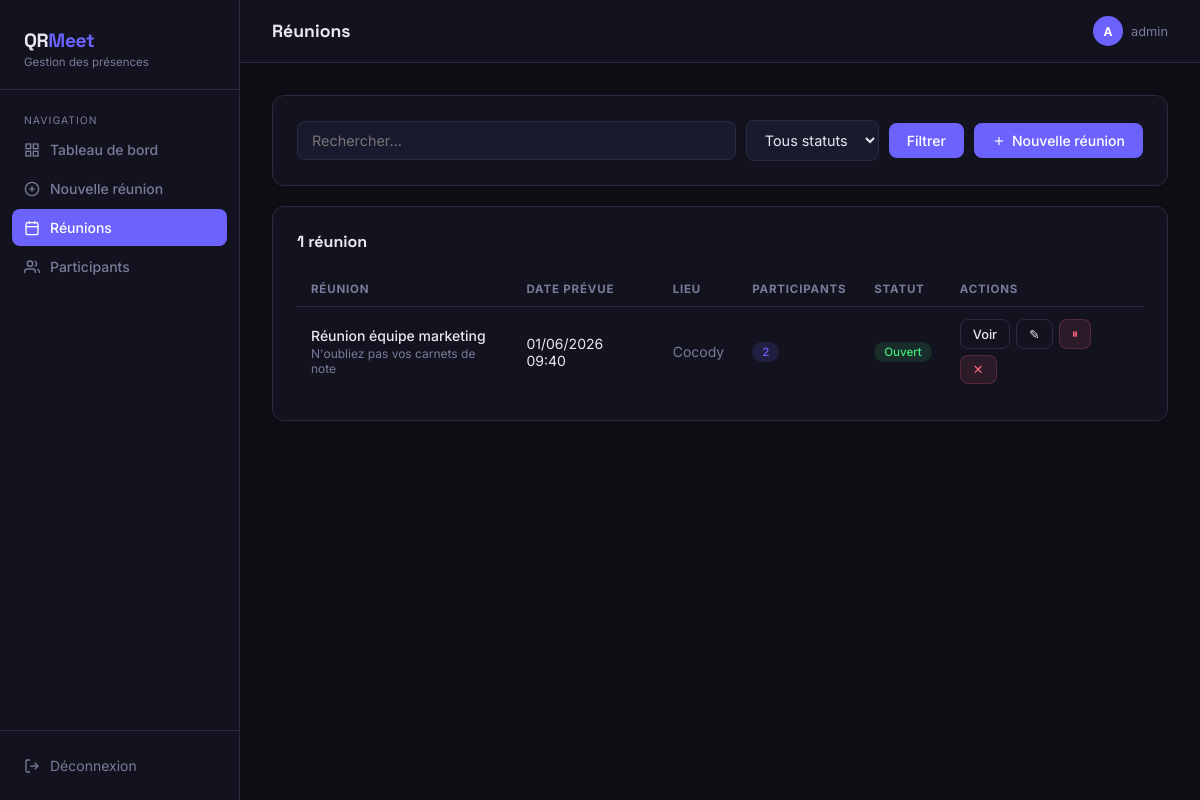
/meetings (signed in), run on an earlier commit of the app's database.
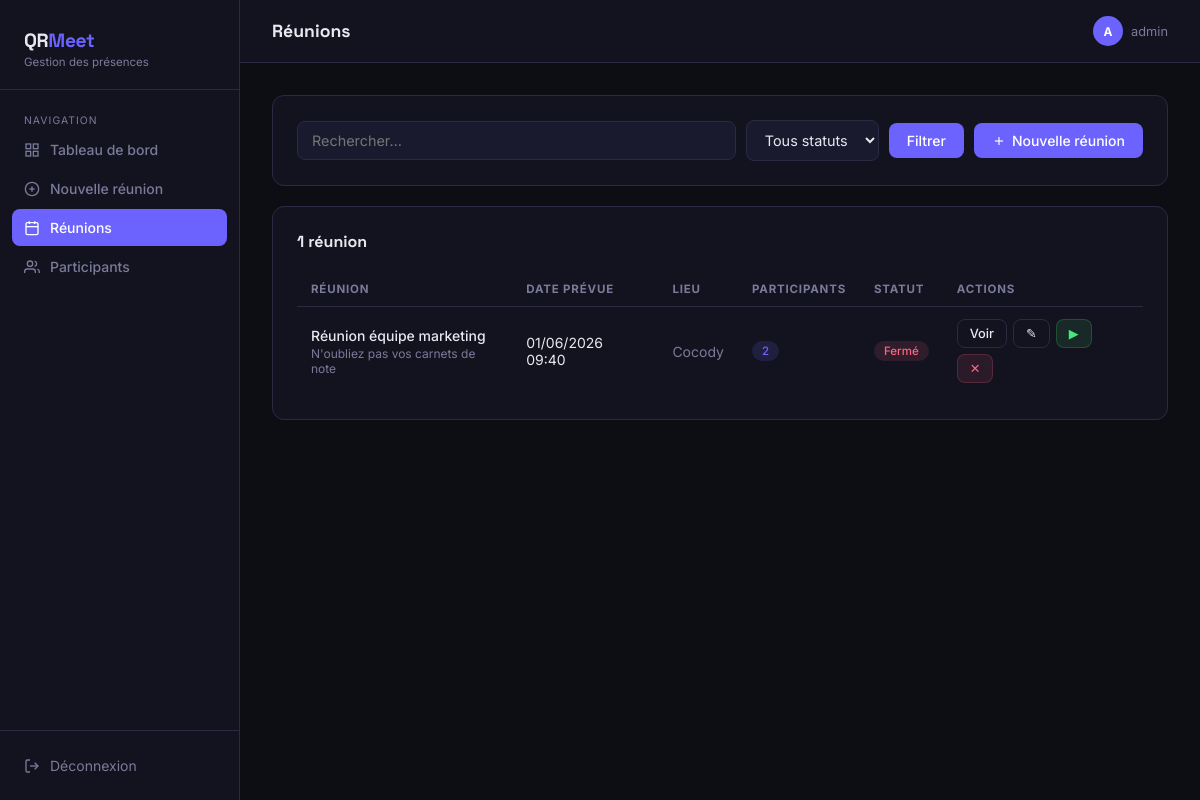
And on a later commit of the database.
### app.py (models this page shows)
class Meeting(db.Model):
    id = db.Column(db.Integer, primary_key=True)
    title = db.Column(db.String(200), nullable=False)
    description = db.Column(db.Text, default='')
    location = db.Column(db.String(200), default='')
    scheduled_at = db.Column(db.DateTime, nullable=False)
    created_at = db.Column(db.DateTime, default=datetime.utcnow)
    token = db.Column(db.String(64), unique=True, nullable=False)
    is_active = db.Column(db.Boolean, default=True)
    participants = db.relationship('Participant', backref='meeting', lazy=True, cascade='all, delete-orphan')
    @property
    def participant_count(self):
        return len(self.participants)

### app.py (the view)
@app.route('/meetings')
@login_required
def meetings_list():
    search = request.args.get('q', '').strip()
    status = request.args.get('status', '')  # 'active', 'closed', ou ''
    query = Meeting.query
    if search:
        query = query.filter(
            (Meeting.title.ilike(f'%{search}%')) |
            (Meeting.location.ilike(f'%{search}%')) |
            (Meeting.description.ilike(f'%{search}%'))
        )
    if status == 'active':
        query = query.filter_by(is_active=True)
    elif status == 'closed':
        query = query.filter_by(is_active=False)
    meetings = query.order_by(Meeting.scheduled_at.desc()).all()
    return render_template('meetings.html', meetings=meetings, search=search, status=status)

### app.py (called while the page is built)
def login_required(f):
    @wraps(f)
    def decorated(*args, **kwargs):
        if 'admin_id' not in session:
            return redirect(url_for('login'))
        return f(*args, **kwargs)
    return decorated

### templates/meetings.html (shortened to what this page needs)
{% extends "base.html" %}
{% block page_title %}Réunions{% endblock %}
{% block content %}
<div class="card" style="margin-bottom:20px">
  <form method="GET" style="display:flex;gap:10px;align-items:center;flex-wrap:wrap">
    <input type="text" name="q" value="{{ search }}" placeholder="Rechercher…" style="flex:1;min-width:160px">
    <select name="status" style="width:auto;padding:10px 14px;flex-shrink:0">
      <option value="" {% if not status %}selected{% endif %}>Tous statuts</option>
    </select>
    <button type="submit" class="btn btn-primary">Filtrer</button>
    <a href="{{ url_for('new_meeting') }}" class="btn btn-primary" style="margin-left:auto;white-space:nowrap">
      <svg viewBox="0 0 24 24" fill="none" stroke="currentColor" stroke-width="2" style="width:14px;height:14px"><line x1="12" y1="5" x2="12" y2="19"/><line x1="5" y1="12" x2="19" y2="12"/></svg>
      Nouvelle réunion
    </a>
  </form>
</div>
<div class="card">
  <div class="card-header">
    <span class="card-title">
      {{ meetings|length }} réunion{{ 's' if meetings|length > 1 else '' }}
    </span>
  </div>
  {% if meetings %}
  <div class="table-wrap">
    <table>
      <thead>
        <tr>
          <th>Réunion</th>
          <th>Date prévue</th>
          <th>Lieu</th>
          <th>Participants</th>
          <th>Statut</th>
          <th>Actions</th>
        </tr>
      </thead>
      <tbody>
        {% for m in meetings %}
        <tr>
          <td data-label="Réunion">
            <a href="{{ url_for('meeting_detail', meeting_id=m.id) }}" style="color:var(--text);text-decoration:none;font-weight:500">
              {{ m.title }}
            </a>
            {% if m.description %}
            <div style="font-size:0.75rem;color:var(--text-muted);margin-top:2px">
              {{ m.description[:60] }}{% if m.description|length > 60 %}…{% endif %}
            </div>
            {% endif %}
          </td>
          <td data-label="Date">{{ m.scheduled_at.strftime('%d/%m/%Y %H:%M') }}</td>
          <td data-label="Lieu" style="color:var(--text-muted)">{{ m.location or '—' }}</td>
          <td data-label="Participants"><span class="badge badge-count">{{ m.participant_count }}</span></td>
          <td data-label="Statut">
            <span class="badge {{ 'badge-active' if m.is_active else 'badge-inactive' }}">
              {{ 'Ouvert' if m.is_active else 'Fermé' }}
            </span>
          </td>
          <td>
            <div style="display:flex;gap:6px;flex-wrap:wrap">
              <a href="{{ url_for('meeting_detail', meeting_id=m.id) }}" class="btn btn-outline btn-sm">Voir</a>
              <a href="{{ url_for('edit_meeting', meeting_id=m.id) }}" class="btn btn-outline btn-sm">✎</a>
              <form method="POST" action="{{ url_for('toggle_meeting', meeting_id=m.id) }}" style="display:inline">
                <button type="submit" class="btn btn-sm {{ 'btn-danger' if m.is_active else 'btn-success' }}"
                        title="{{ 'Fermer' if m.is_active else 'Rouvrir' }}">
                  {{ '⏸' if m.is_active else '▶' }}
                </button>
              </form>
              <form method="POST" action="{{ url_for('delete_meeting', meeting_id=m.id) }}" style="display:inline"
                    onsubmit="return confirm('Supprimer cette réunion et tous ses participants ?')">
                <button type="submit" class="btn btn-danger btn-sm" title="Supprimer">✕</button>
              </form>
            </div>
          </td>
        </tr>
        {% endfor %}
      </tbody>
    </table>
  </div>
  {% endif %}
</div>
{% endblock %}

What changed in the data, as far as the page shows it:
changed Meeting "Réunion équipe marketing": is_active "Ouvert" → "Fermé"; is_active "⏸" → "▶"
